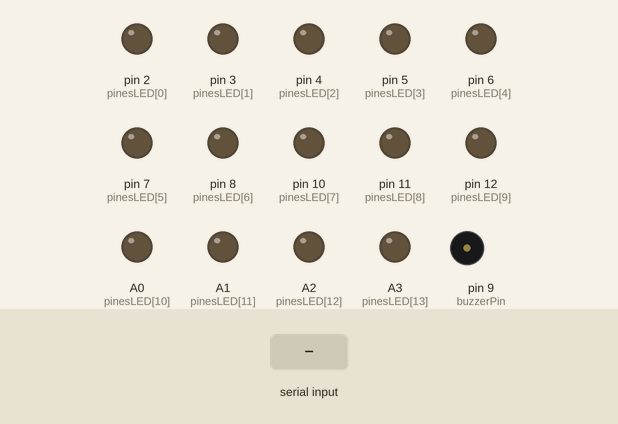
Simulated run of this sketch. Board: Arduino Uno, built with avr-gcc and run on an emulated ATmega328P. Parts: output pins drawn as LEDs (lit = HIGH), buzzer (waves = sounding). The inputs (shaded band) are chosen by the test bench. Random numbers use the default seed unless the sketch sets one; pins used as bus, display or sensor lines are not drawn; what the sketch prints to the serial monitor is not drawn.

Above: at 1.2 s.
1.3 s: "jalapa" received over Serial
At 2.9 s:
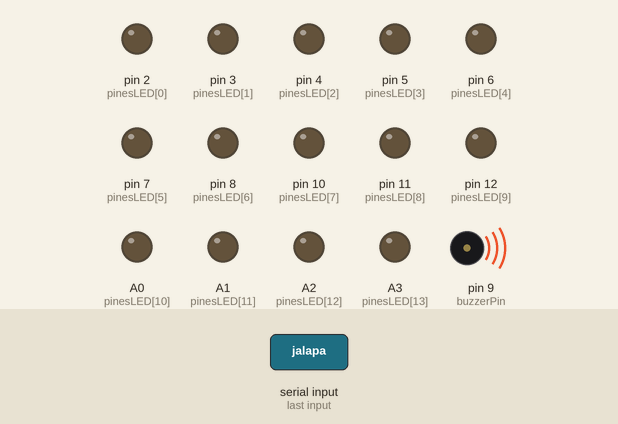
Timing chart, 0 to 9.6 s (numbered marks = the images above; inputs shaded):
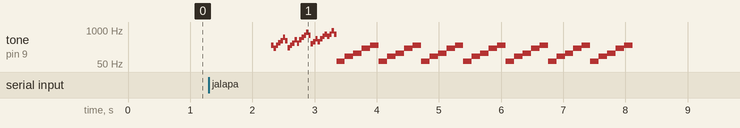

Measured:
- after the input at 1.3 s, tone on pin 9 (buzzerPin): plays 262 Hz for 0.04 s, 196 Hz for 0.04 s, 262 Hz for 0.04 s, 330 Hz for 0.04 s, 392 Hz for 0.04 s, 523 Hz for 0.04 s … (63 notes in this stretch), starting after 1.0 s

The sketch:

Mapa_oficial.ino
```cpp
/*
 *Fundacion kinal
 *Centro Educativo Tecnico Laboral Kinal
 *Elecctronia
 *Grado: Quinto
 *Seccion: A
 *Curso: Taller de Electronica Digital y Reparacion de Computadoras I
 *Nombre: Jorge Eduardo Urrea Guerra
 *Nombre: Diego Rodolfo Revolorio Lico
 *Carnet: 2019073
 *Proyecto: Practica 4
 */
#include <Wire.h>
#include <PCF8574.h>

int buzzerPin= 9;
int pinesLED[] = {2, 3, 4, 5, 6, 7, 8, 10,11,12,A0,A1,A2,A3,};
int cantidadLEDs = 21;

#define PCF8574_HIGH LOW
#define PCF8574_LOW HIGH

#define expansor1_0 0
#define expansor1_1 1
#define expansor1_2 2
#define expansor1_4 4
#define expansor1_5 5
#define expansor1_6 6
#define expansor1_7 7

#define expansor2_0 0
#define expansor2_1 1
#define expansor2_2 2
#define expansor2_4 4
#define expansor2_5 5
#define expansor2_6 6
#define expansor2_7 7
const int res_muni = 8;

String muni(res_muni);
String municipios[]= {"Peten", "Izabal", "Quiche", "Huehuetenango", "Escuintla", "San Marcos", "Jutiapa", "Baja Verapaz", "Santa Rosa", "Zacapa", "suchitepequez", "chiquimula", "Guatemala"};
String capitales[]= {"Flores", "Puerto Barrios", "Santa Cruz del Quiche", "Huehuetenango", "Escuintla", "San Marcos", "Jutiapa", "Salamá", "Cuilapa", "Zacapa", "Mazatenango", "Chiquimula","Guatemala"};

PCF8574 expansor_PCF1(0x27);
PCF8574 expansor_PCF2(0x26);
void setup() {
muni[0]= "Jalapa";
muni[1]= "chimaltenango";
muni[2]= "quetzaltenango",
muni[3]= "el progreso";
muni[4]= "retalhuleu";
muni[5]= "solola";
muni[6]= "totonicapan";
muni[7]= "Sacatepequez";

expansor_PCF1.begin();
expansor_PCF2.begin();
pinMode(buzzerPin, OUTPUT);
randomSeed(analogRead(A0));
  for (int i = 0; i < cantidadLEDs; i++) {
    pinMode(pinesLED[i], OUTPUT);
  }
  Serial.begin(9600);
}
void song1(){

  tone(buzzerPin, 262);
  delay(38);
  noTone(buzzerPin);

  tone(buzzerPin, 196);
  delay(38);
  noTone(buzzerPin);

  tone(buzzerPin, 262);
  delay(37);
  noTone(buzzerPin);

  tone(buzzerPin, 330);
  delay(38);
  noTone(buzzerPin);

  tone(buzzerPin, 392);
  delay(38);
  noTone(buzzerPin);

  tone(buzzerPin, 523);
  delay(37);
  noTone(buzzerPin);

  tone(buzzerPin, 392);
  delay(38);
  noTone(buzzerPin);

  tone(buzzerPin, 208);
  delay(37);
  noTone(buzzerPin);

  tone(buzzerPin, 262);
  delay(37);
  noTone(buzzerPin);

  tone(buzzerPin, 311);
  delay(38);
  noTone(buzzerPin);

  tone(buzzerPin, 415);
  delay(37);
  noTone(buzzerPin);

  tone(buzzerPin, 311);
  delay(37);
  noTone(buzzerPin);

  tone(buzzerPin, 415);
  delay(38);
  noTone(buzzerPin);

  tone(buzzerPin, 523);
  delay(38);
  noTone(buzzerPin);

  tone(buzzerPin, 622);
  delay(37);
  noTone(buzzerPin);

  tone(buzzerPin, 831);
  delay(37);
  noTone(buzzerPin);

  tone(buzzerPin, 622);
  delay(37);
  noTone(buzzerPin);

  tone(buzzerPin, 294);
  delay(37);
  noTone(buzzerPin);

  tone(buzzerPin, 349);
  delay(38);
  noTone(buzzerPin);

  tone(buzzerPin, 466);
  delay(37);
  noTone(buzzerPin);

  tone(buzzerPin, 349);
  delay(37);
  noTone(buzzerPin);

  tone(buzzerPin, 466);
  delay(37);
  noTone(buzzerPin);

  tone(buzzerPin, 587);
  delay(37);
  noTone(buzzerPin);

  tone(buzzerPin, 698);
  delay(37);
  noTone(buzzerPin);

  tone(buzzerPin, 587);
  delay(38);
  noTone(buzzerPin);

  tone(buzzerPin, 698);
  delay(37);
  noTone(buzzerPin);

  tone(buzzerPin, 932);
  delay(37);
  noTone(buzzerPin);

  tone(buzzerPin, 698);
  delay(38);
  noTone(buzzerPin);
}
void song2(){

  tone(buzzerPin, 65);
  delay(136);
  noTone(buzzerPin);

  tone(buzzerPin, 98);
  delay(136);
  noTone(buzzerPin);

  tone(buzzerPin, 131);
  delay(136);
  noTone(buzzerPin);

  tone(buzzerPin, 196);
  delay(136);
  noTone(buzzerPin);

  tone(buzzerPin, 262);
  delay(136);
  noTone(buzzerPin);
}
void loop() {
  int indiceMunicipio = random(0, cantidadLEDs);

  String respuesta;
  Serial.print("¿Cuál es la capital de ");
  Serial.print(municipios[indiceMunicipio]);
  Serial.println("?");

  while (!Serial.available()) {
  }
  respuesta = Serial.readString();

  respuesta.trim();
  if (respuesta,(capitales[indiceMunicipio])) {
    digitalWrite(pinesLED[indiceMunicipio], HIGH);
    Serial.println("Respuesta correcta");
    song1();
    }
    else {
    Serial.println("Respuesta incorrecta");
    digitalWrite(pinesLED, LOW);
song2();
  }

if (indiceMunicipio == "jalapa" && respuesta == "jalapa"){
expansor_PCF1.write(expansor1_0,PCF8574_HIGH);
    Serial.println("Respuesta correcta");
   song1();
}
    else{
    expansor_PCF1.write(expansor1_0,PCF8574_LOW);
    Serial.println("Respuesta incorrecta");
    song2();
    }
if (indiceMunicipio == "chimaltenango" && respuesta == "chimaltenango"){
expansor_PCF1.write(expansor1_1,PCF8574_HIGH);
    Serial.println("Respuesta correcta");
    song1();
}
    else{
    expansor_PCF1.write(expansor1_1,PCF8574_LOW);
    Serial.println("Respuesta incorrecta");
    }
if (indiceMunicipio == "quetzaltenango" && respuesta == "quetzaltenango"){
expansor_PCF1.write(expansor1_2,PCF8574_HIGH);
    Serial.println("Respuesta correcta");
    song1();
}
    else{
    expansor_PCF1.write(expansor1_2,PCF8574_LOW);
    Serial.println("Respuesta incorrecta");
      song2();
    }
    if (indiceMunicipio == "El progreso" && respuesta == "Guastatoya"){
expansor_PCF1.write(expansor1_4,PCF8574_HIGH);
    Serial.println("Respuesta correcta");
    song1();
    }
    else{
    expansor_PCF1.write(expansor1_4,PCF8574_LOW);
    Serial.println("Respuesta incorrecta");
        song2();

    }
    if (indiceMunicipio == "Retalhuleu" && respuesta == "Retalhuleu"){
expansor_PCF1.write(expansor1_5,PCF8574_HIGH);
    Serial.println("Respuesta correcta");
    song1();
}
    else{
        song2();
    expansor_PCF1.write(expansor1_5,PCF8574_LOW);
    Serial.println("Respuesta incorrecta");
    }
  if (indiceMunicipio == "Solola" && respuesta == "solola"){
expansor_PCF1.write(expansor1_6,PCF8574_HIGH);
    Serial.println("Respuesta correcta");
    song1();
}
    else{
        song2();
    expansor_PCF1.write(expansor1_6,PCF8574_LOW);
    Serial.println("Respuesta incorrecta");
    }
  if (indiceMunicipio == "totonicapan" && respuesta == "totonicapan"){
expansor_PCF1.write(expansor1_7,PCF8574_HIGH);
    Serial.println("Respuesta correcta");
    song1();
}
    else{
        song2();
    expansor_PCF1.write(expansor1_7,PCF8574_LOW);
    Serial.println("Respuesta incorrecta");
    }


if (indiceMunicipio == "sacatepequez" &&  respuesta == "antigua Guatemala"){

expansor_PCF2.write(expansor2_0,PCF8574_HIGH);
    Serial.println("Respuesta correcta");
    song1();
     }
    else{
        song2();
    expansor_PCF1.write(expansor2_1, PCF8574_LOW);
    Serial.println("Respuesta incorrecta");
    }

    delay(1000);
}
```
